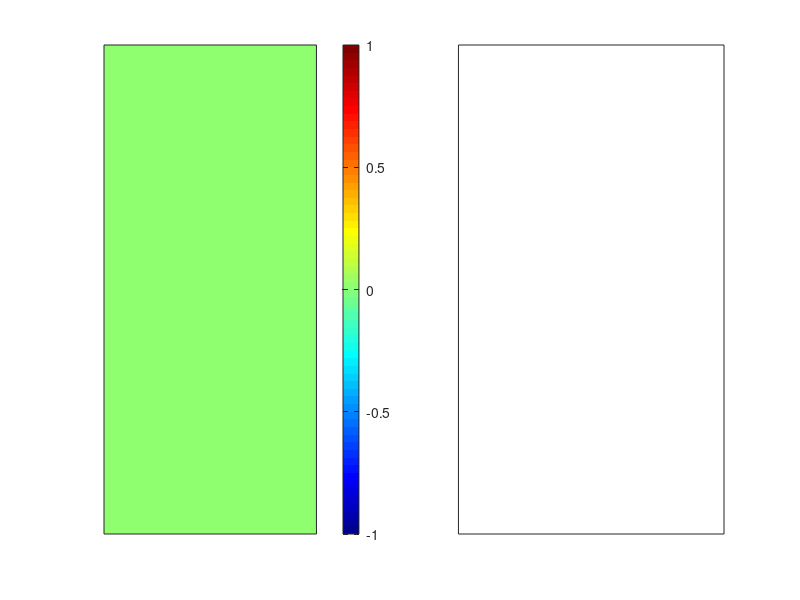

Recreate this plot in MATLAB. (Note: this script raises an error after producing the figure.)
% Full Value Model
clc; clear; close all

% initial parameteres
x_size= 15; y_size= 15; n_iteration= 1500; n_trial= 3004;
learning_rate= 1; discount_factor= 1; lambda= 0.9;
state_value= zeros(x_size,y_size);
reward= zeros(x_size,y_size);
m= cell(x_size,y_size); for i=1:x_size; for j= 1:y_size; m{i,j}= zeros(1,4); end; end
policy= cell(x_size,y_size); for i=1:x_size; for j= 1:y_size; policy{i,j}= zeros(1,4); end; end
x_mouse= zeros(n_trial,n_iteration);
y_mouse= zeros(n_trial,n_iteration);
trial_iter= zeros(1,n_trial); s=1;
%%%%%%%%%%%%%%%%%%%%%%%%%%%%%%%%%%%%%%%%%%%%%%%%%%%%%%%%%%%%%%%%%%%%%%%%%%%
% randomly choose mouse, cat, and platform position
platform_cordinate= [5 10];
cat_cordinate= [12 4];
x_mouse_range= [1:4,6:11,13:15];
y_mouse_range= [1:3,5:9,12:15];
x_mouse(1,1)= x_mouse_range(randi([1 x_size-3]));
y_mouse(1,1)= y_mouse_range(randi([1 y_size-3]));
% design the game board
% f1= figure('Position', [10 50 1500 700]);
% d_mouse1= imread('D:\Zahra\111MyLesson\Ad_Neuro\Homework\HW06_new\mouse1.jfif'); % scary mouse :)
% d_mouse3= imread('D:\Zahra\111MyLesson\Ad_Neuro\Homework\HW06_new\mouse.jfif'); % happy mouse :)
% d_mouse2= imread('D:\Zahra\111MyLesson\Ad_Neuro\Homework\HW06_new\mouse3.jfif'); % angry mouse :(
% GameBoard(x_mouse(1),y_mouse(1),platform_cordinate,cat_cordinate,d_mouse1);
% subplot(6,6,[5,6,11,12,17,18]);
figure('Position', [10 50 1500 700]);
subplot(1,2,1)
imagesc(state_value);
colormap jet; colorbar;
set(gca,'XTick',[],'YTick',[]); %caxis([-1 1]);
% subplot(6,6,[23,24,29,30,35,36]);
subplot(1,2,2)
[px,py]= gradient(flip(state_value));
quiver(1:15,1:15,px,py,'color',[0 1 0]);
set(gca,'XTick',[],'YTick',[]);
drawnow
hold on
%%%%%%%%%%%%%%%%%%%%%%%%%%%%%%%%%%%%%%%%%%%%%%%%%%%%%%%%%%%%%%%%%%%%%%%%%%%
% initial states probabilities
action_probability= initial_probability(x_size,y_size);
policy= action_probability;
%%%%%%%%%%%%%%%%%%%%%%%%%%%%%%%%%%%%%%%%%%%%%%%%%%%%%%%%%%%%%%%%%%%%%%%%%%%

for j= 1:n_trial
    clc
    j
    % randomly put the mouse on the board game
    if j~= 1
        x_mouse(j,1)= x_mouse_range(randi([1 x_size-3]));
        y_mouse(j,1)= y_mouse_range(randi([1 y_size-3]));
    end
    
    % update the board game
    %GameBoard(x_mouse(j,1),y_mouse(j,1),platform_cordinate,cat_cordinate,d_mouse1);hold on;
    
    for i= 1:n_iteration-1
        if x_mouse(j,i) ~= cat_cordinate(1) || y_mouse(j,i) ~= cat_cordinate(2)
            if x_mouse(j,i) ~= platform_cordinate(1) || y_mouse(j,i) ~= platform_cordinate(2)
                
                % update the policy, m (using gradient descent), action(I),
                % and delta (use in update state value)
                
                
                
                [X, I, direction, avg_value]= X_calcu_full_model(x_mouse(j,i),y_mouse(j,i),action_probability,...
                    state_value,policy);
                
                delta= reward(16-y_mouse(j,i),x_mouse(j,i))+ discount_factor*X- state_value(16-y_mouse(j,i),x_mouse(j,i));
                
                state_value(16-y_mouse(j,i),x_mouse(j,i))= state_value(16-y_mouse(j,i),x_mouse(j,i))+...
                    learning_rate* delta;
                
                [policy, m]= policy_update(x_mouse(j,i),y_mouse(j,i),I,policy,m,learning_rate,state_value,avg_value,direction);
                
                old_state= state_value;
                state_value= TD_function(old_state,state_value,x_mouse(j,:),y_mouse(j,:),lambda,i);
                
                
                % change the mouse position
                if I==1 % above
                    y_mouse(j,i+1)= min([y_mouse(j,i)+1 y_size]);
                    x_mouse(j,i+1)= x_mouse(j,i);
                elseif I==2 % below
                    y_mouse(j,i+1)= max([y_mouse(j,i)-1 1]);
                    x_mouse(j,i+1)= x_mouse(j,i);
                elseif I==3 % left
                    x_mouse(j,i+1)= max([x_mouse(j,i)-1 1]);
                    y_mouse(j,i+1)= y_mouse(j,i);
                elseif I==4 % right
                    x_mouse(j,i+1)= min([x_mouse(j,i)+1 x_size]);
                    y_mouse(j,i+1)= y_mouse(j,i);
                end
                % If your system support high graphic program, you can
                % uncomment next line.
                %GameBoard(x_mouse(j,i+1),y_mouse(j,i+1),platform_cordinate,cat_cordinate,d_mouse1);
                
                %hold on
                %if mod(i,250)== 0
                % plot the mouse pathway
                %plot(x_mouse(j,1:i+1),y_mouse(j,1:i+1),'r','linewidth',1);
                %drawnow
                %                 title("Trial Number: "+j+" ,Iteration Number: "+i+" ,Learning Rate: "+learning_rate+...
                %                     " ,Discount Factor: "+discount_factor,'interpreter','latex')
                %                 thisFrame = getframe(gcf);
                %                 myMovie(s) = thisFrame;
                %                 s=s+1;
                %end
            else
                % if reach the platform, reward and the state value change
                state_value(16-y_mouse(j,i),x_mouse(j,i))= 1;
                reward(16-y_mouse(j,i),x_mouse(j,i))= 1;
                % redesign game board
                %GameBoard(x_mouse(j,i),y_mouse(j,i),platform_cordinate,cat_cordinate,d_mouse3);
                %plot(x_mouse(j,1:i),y_mouse(j,1:i),'r','linewidth',1);
                %drawnow
                trial_iter(j)= i;
                %                 if mod(i,20)==0
                %                     % get this frame
                %                     thisFrame = getframe(gcf);
                %                     myMovie(s) = thisFrame;
                %                     s=s+1;
                %                 end
                break;
            end
        else
            % if reach the cat, reward and the state value change
            reward(16-y_mouse(j,i),x_mouse(j,i))= -1;
            state_value(16-y_mouse(j,i),x_mouse(j,i))= -1;
            
            % redesign game board
            %GameBoard(x_mouse(j,i),y_mouse(j,i),platform_cordinate,cat_cordinate,d_mouse2);
            %plot(x_mouse(j,1:i),y_mouse(j,1:i),'r','linewidth',1);
            %drawnow
            %             if mod(i,20)==0
            %                 % get this frame
            %                 thisFrame = getframe(gcf);
            %                 myMovie(s) = thisFrame;
            %                 s=s+1;
            %             end
            break;
        end
        
        %         if mod(i,20)==0
        %             thisFrame = getframe(gcf);
        %             myMovie(s) = thisFrame;
        %             s=s+1;
        %         end
    end
    % gradient and contour plot of the learned values
    %subplot(6,6,[5,6,11,12,17,18]);
    if mod(j,20)==0
        subplot(1,2,1)
        imagesc(imgaussfilt(state_value));
        colormap jet; colorbar;
        set(gca,'XTick',[],'YTick',[]); %caxis([-1 1]);
        %subplot(6,6,[23,24,29,30,35,36]);
        subplot(1,2,2)
        [px,py]= gradient(flip(state_value));
        quiver(1:15,1:15,px,py,'color',[0 1 0]);
        sgtitle("Trial Number: "+j+" ,Iteration Number: "+i+" ,Learning Rate: "+learning_rate+...
            " ,Discount Factor: "+discount_factor,'interpreter','latex')
        drawnow
        thisFrame = getframe(gcf);
        myMovie(s) = thisFrame;
        s=s+1;
        hold on
    end
end
%%
% Write the videos
writerObj = VideoWriter("demo2");
writerObj.FrameRate = 10;
open(writerObj);
numberOfFrames = length(myMovie);
for frameNumber = 1 : numberOfFrames
    writeVideo(writerObj, myMovie(frameNumber));
end
close(writerObj);
%%
% the number of iteration used in each trial
figure
stairs(trial_iter(1:j))
ylabel('number of iteration','interpreter','latex')
xlabel('trial number','interpreter','latex')
xlim([1 j])
%%
clc
figure
s= 1;
for i= 1:10:n_trial
    x= x_mouse(i,:); y= y_mouse(i,:);
    tmp_x= x(x~=0); tmp_y= y(y~=0);
    scatter(tmp_x(length(tmp_x)),tmp_y(length(tmp_y)),'MarkerFaceColor','b');
    hold on
    scatter(tmp_x(1),tmp_y(1),'fill','MarkerFaceColor','r');
    hold on
    %line([tmp_x(1) tmp_x(length(tmp_x))],[tmp_y(1) tmp_y(length(tmp_y))],'Color','g','LineStyle','--')
    plot(tmp_x,tmp_y,'--g')
    xlim([0 15]); ylim([0 15]);
    title("Pathway trial number: "+num2str(i),'interpreter','latex')
    drawnow
    pause(1)
    hold off
    thisFrame = getframe(gcf);
    myMovie(s) = thisFrame;
    s=s+1;
end

%%
% Write the videos
writerObj = VideoWriter("Pathway_demo2");
writerObj.FrameRate = 10;
open(writerObj);
numberOfFrames = length(myMovie);
for frameNumber = 1 : numberOfFrames
    writeVideo(writerObj, myMovie(frameNumber));
end
close(writerObj);

%%
%%%%%%%%%%%%%%%%%%%%%%%%%%%%%%%%%%%%%%%%%%%%%%%%%%%%%%%%%%%%%%%%%%%%%%%
%%%%%%%%%%%%%%%%%%%%%%%%%%%%%%%%%%%%%%%%%%%%%%%%%%%%%%%%%%%%%%%%%%%%%%%
%%%%%%%%%%%%%%%%%%%%%%%%%%%%%%%%%%%%%%%%%%%%%%%%%%%%%%%%%%%%%%%%%%%%%%%

%%
clc; clear; close all

% initial parameteres
x_size= 15; y_size= 15; n_iteration= 1500; n_trial= 2000; lambda= 0.9;
learning_rate= [0.1:0.2:1,1]; discount_factor= [0.1:0.2:1,1];
avg_step= zeros(length(learning_rate),length(discount_factor));
% randomly choose mouse, cat, and platform position
platform_cordinate= [5 10];
cat_cordinate= [12 4];
x_mouse_range= [1:4,6:11,13:15];
y_mouse_range= [1:3,5:9,12:15];
figure('Position', [10 50 1500 700]);

for lr= 1:length(learning_rate)
    for ds= 1:length(discount_factor)
        hold off
        state_value= zeros(x_size,y_size);
        reward= zeros(x_size,y_size);
        m= cell(x_size,y_size); for i=1:x_size; for j= 1:y_size; m{i,j}= zeros(1,4); end; end
        policy= cell(x_size,y_size); for i=1:x_size; for j= 1:y_size; policy{i,j}= zeros(1,4); end; end
        x_mouse= zeros(n_trial,n_iteration);
        y_mouse= zeros(n_trial,n_iteration);
        trial_iter= zeros(1,n_trial); s=1;
        %%%%%%%%%%%%%%%%%%%%%%%%%%%%%%%%%%%%%%%%%%%%%%%%%%%%%%%%%%%%%%%%%%%%%%%%%%%
        % randomly choose mouse, cat, and platform position
        subplot(1,2,1)
        imagesc(state_value);
        colormap jet; colorbar;
        set(gca,'XTick',[],'YTick',[]); %caxis([-1 1]);
        % subplot(6,6,[23,24,29,30,35,36]);
        subplot(1,2,2)
        [px,py]= gradient(flip(state_value));
        quiver(1:15,1:15,px,py,'color',[0 1 0]);
        set(gca,'XTick',[],'YTick',[]);
        drawnow
        hold on
        %%%%%%%%%%%%%%%%%%%%%%%%%%%%%%%%%%%%%%%%%%%%%%%%%%%%%%%%%%%%%%%%%%%%%%%%%%%
        % initial states probabilities
        action_probability= initial_probability(x_size,y_size);
        policy= action_probability;
        %%%%%%%%%%%%%%%%%%%%%%%%%%%%%%%%%%%%%%%%%%%%%%%%%%%%%%%%%%%%%%%%%%%%%%%%%%%
        
        for j= 1:n_trial
            clc
            j
            % randomly put the mouse on the board game
            %if j~= 1
            x_mouse(j,1)= x_mouse_range(randi([1 x_size-3]));
            y_mouse(j,1)= y_mouse_range(randi([1 y_size-3]));
            %end
            
            % update the board game
            %GameBoard(x_mouse(j,1),y_mouse(j,1),platform_cordinate,cat_cordinate,d_mouse1);hold on;
            
            for i= 1:n_iteration-1
                if x_mouse(j,i) ~= cat_cordinate(1) || y_mouse(j,i) ~= cat_cordinate(2)
                    if x_mouse(j,i) ~= platform_cordinate(1) || y_mouse(j,i) ~= platform_cordinate(2)
                        
                        % update the policy, m (using gradient descent), action(I),
                        % and delta (use in update state value)
                        
                        
                        
                        [X, I, direction, avg_value]= X_calcu_full_model(x_mouse(j,i),y_mouse(j,i),action_probability,...
                            state_value,policy);
                        
                        delta= reward(16-y_mouse(j,i),x_mouse(j,i))+ discount_factor(ds)*X- state_value(16-y_mouse(j,i),x_mouse(j,i));
                        
                        state_value(16-y_mouse(j,i),x_mouse(j,i))= state_value(16-y_mouse(j,i),x_mouse(j,i))+...
                            learning_rate(lr)* delta;
                        
                        [policy, m]= policy_update(x_mouse(j,i),y_mouse(j,i),I,policy,m,learning_rate(lr),state_value,avg_value,direction);
                        
                        old_state= state_value;
                        state_value= TD_function(old_state,state_value,x_mouse(j,:),y_mouse(j,:),lambda,i);
                        
                        
                        % change the mouse position
                        if I==1 % above
                            y_mouse(j,i+1)= min([y_mouse(j,i)+1 y_size]);
                            x_mouse(j,i+1)= x_mouse(j,i);
                        elseif I==2 % below
                            y_mouse(j,i+1)= max([y_mouse(j,i)-1 1]);
                            x_mouse(j,i+1)= x_mouse(j,i);
                        elseif I==3 % left
                            x_mouse(j,i+1)= max([x_mouse(j,i)-1 1]);
                            y_mouse(j,i+1)= y_mouse(j,i);
                        elseif I==4 % right
                            x_mouse(j,i+1)= min([x_mouse(j,i)+1 x_size]);
                            y_mouse(j,i+1)= y_mouse(j,i);
                        end
                        % If your system support high graphic program, you can
                        % uncomment next line.
                        %GameBoard(x_mouse(j,i+1),y_mouse(j,i+1),platform_cordinate,cat_cordinate,d_mouse1);
                        
                        %hold on
                        %if mod(i,250)== 0
                        % plot the mouse pathway
                        %plot(x_mouse(j,1:i+1),y_mouse(j,1:i+1),'r','linewidth',1);
                        %drawnow
                        %                 title("Trial Number: "+j+" ,Iteration Number: "+i+" ,Learning Rate: "+learning_rate+...
                        %                     " ,Discount Factor: "+discount_factor,'interpreter','latex')
                        %                 thisFrame = getframe(gcf);
                        %                 myMovie(s) = thisFrame;
                        %                 s=s+1;
                        %end
                    else
                        % if reach the platform, reward and the state value change
                        state_value(16-y_mouse(j,i),x_mouse(j,i))= 1;
                        reward(16-y_mouse(j,i),x_mouse(j,i))= 1;
                        % redesign game board
                        %GameBoard(x_mouse(j,i),y_mouse(j,i),platform_cordinate,cat_cordinate,d_mouse3);
                        %plot(x_mouse(j,1:i),y_mouse(j,1:i),'r','linewidth',1);
                        %drawnow
                        trial_iter(j)= i;
                        %                 if mod(i,20)==0
                        %                     % get this frame
                        %                     thisFrame = getframe(gcf);
                        %                     myMovie(s) = thisFrame;
                        %                     s=s+1;
                        %                 end
                        break;
                    end
                else
                    % if reach the cat, reward and the state value change
                    reward(16-y_mouse(j,i),x_mouse(j,i))= -1;
                    state_value(16-y_mouse(j,i),x_mouse(j,i))= -1;
                    
                    % redesign game board
                    %GameBoard(x_mouse(j,i),y_mouse(j,i),platform_cordinate,cat_cordinate,d_mouse2);
                    %plot(x_mouse(j,1:i),y_mouse(j,1:i),'r','linewidth',1);
                    %drawnow
                    %             if mod(i,20)==0
                    %                 % get this frame
                    %                 thisFrame = getframe(gcf);
                    %                 myMovie(s) = thisFrame;
                    %                 s=s+1;
                    %             end
                    break;
                end
                
                %         if mod(i,20)==0
                %             thisFrame = getframe(gcf);
                %             myMovie(s) = thisFrame;
                %             s=s+1;
                %         end
            end
            % gradient and contour plot of the learned values
            %subplot(6,6,[5,6,11,12,17,18]);
            if mod(j,20)==0
                subplot(1,2,1)
                imagesc(imgaussfilt(state_value));
                colormap jet; colorbar;
                set(gca,'XTick',[],'YTick',[]); %caxis([-1 1]);
                %subplot(6,6,[23,24,29,30,35,36]);
                subplot(1,2,2)
                [px,py]= gradient(flip(state_value));
                quiver(1:15,1:15,px,py,'color',[0 1 0]);
                sgtitle("Trial Number: "+j+" ,Iteration Number: "+i+" ,Learning Rate: "+learning_rate(lr)+...
                    " ,Discount Factor: "+discount_factor(ds),'interpreter','latex')
                drawnow
                %                 thisFrame = getframe(gcf);
                %                 myMovie(s) = thisFrame;
                %                 s=s+1;
                %                 hold on
            end
        end
        
        for i= 1:100
            avg_step(lr,ds)= avg_step(lr,ds) + nnz(x_mouse(n_trial+1-i,:))/100;
        end
        
    end
end
%%

figure
imagesc(learning_rate,discount_factor,log(avg_step))
colormap summer
title('Effect of Learning Rate and Discount Factor in the Learning Procedure','interpreter','latex')
xlabel('Learning Rate','interpreter','latex')
ylabel('Discount Factor','interpreter','latex')
colorbar
axis equal
xlim([0 1]); ylim([0 1]);
set(gca,'YDir','normal')

